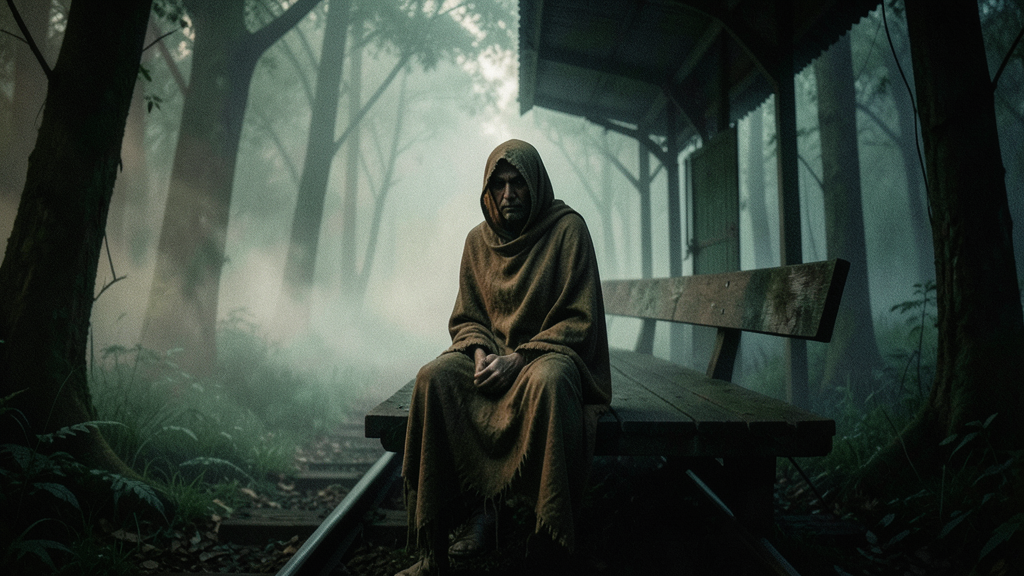
#> input picture projects/belghati-halt/clip_src/044_sitting-up.png, 1024 x 576 px
$ python motion_demo.py clip_src/044_sitting-up.png clip_src/049a_khat.png 1.0 1.0 clip_src/049a_khat.png
#> lines starting #> are read from the running program, lines starting #| are printed output that depends on the picture
#!/usr/bin/env python3
"""Free 2D motion-comic shot: one still → SECS of video with fog, lamp flicker, grain and an optional scare.

Run from the toolkit root:
    uv run projects/belghati-halt/motion_demo.py IMAGE OUT.mp4 SECS [SCARE_AT] [MUSIC.mp3]
SCARE_AT is the second of the shake + flash + zoom punch; pass -1 for none.
"""
import subprocess
import sys

import numpy as np
from PIL import Image, ImageFilter

W, H, FPS = 1920, 1080, 30
rng = np.random.default_rng(7)


def fog_texture(w: int, h: int, blur: int, seed: int) -> np.ndarray:
    """Soft cloudy noise in 0..1, tileable enough to scroll sideways."""
    r = np.random.default_rng(seed)
    small = Image.fromarray((r.random((h // 16, w // 16)) * 255).astype(np.uint8))
    big = small.resize((w, h), Image.BICUBIC).filter(ImageFilter.GaussianBlur(blur))
    a = np.asarray(big, dtype=np.float32) / 255
    return (a - a.min()) / (a.max() - a.min() + 1e-6)


def main() -> None:
    src = Image.open(sys.argv[1]).convert("RGB")
#> src is the input picture: PIL image 1024x576 RGB; mean R, G, B 56, 66.2, 58.6
    global SECS, SCARE
    out, SECS = sys.argv[2], float(sys.argv[3])
    SCARE = float(sys.argv[4]) if len(sys.argv) > 4 else -1.0
    music = sys.argv[5] if len(sys.argv) > 5 else None
    base = np.asarray(src.resize((int(W * 1.15), int(H * 1.15)), Image.LANCZOS), dtype=np.float32) / 255
    bh, bw, _ = base.shape
#> bh = 1242; bw = 2208

    lum = base.mean(axis=2)
    glow = np.asarray(Image.fromarray((np.clip((lum - 0.55) * 4, 0, 1) * 255).astype(np.uint8))
                      .filter(ImageFilter.GaussianBlur(40)), dtype=np.float32)[..., None] / 255
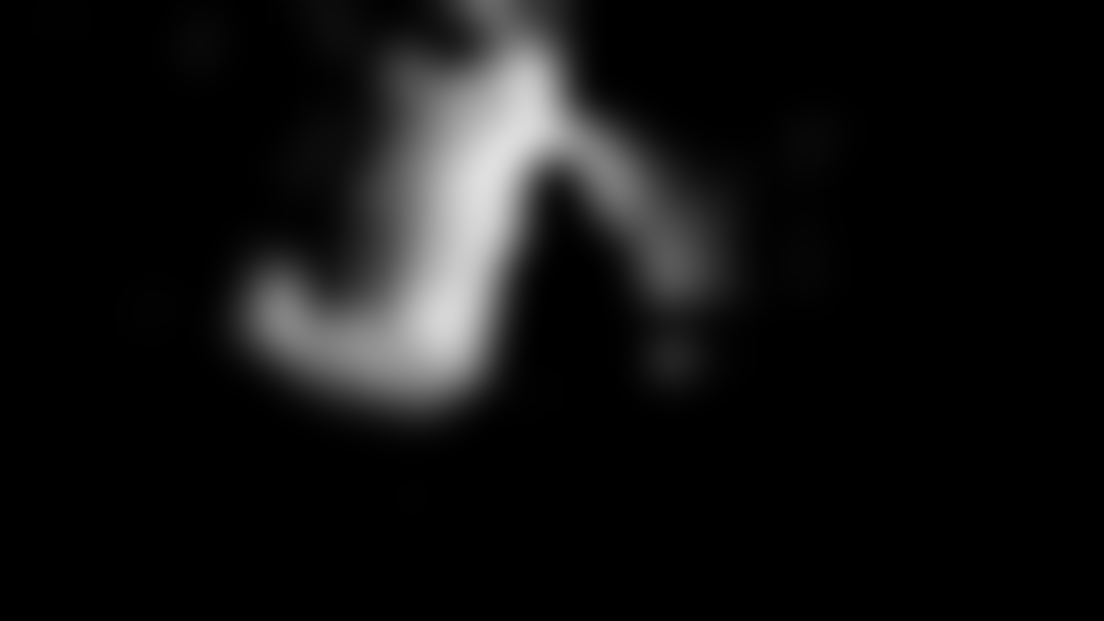
#> glow: shape (1242, 2208, 1) float32 (shown at 1/2 size); min 0, max 0.875, mean 0.071

    fog_far = fog_texture(W * 2, H, 60, 1)[..., None]
#> in fog_texture, `small = Image.fromarray((r.random((h // 16, w // 16)) * 255).astype(np..`:
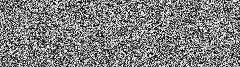
#> small: PIL image 240x67 L; min 0, max 254, mean 126.8
#> in fog_texture, `big = small.resize((w, h), Image.BICUBIC).filter(ImageFilter.GaussianB..`:
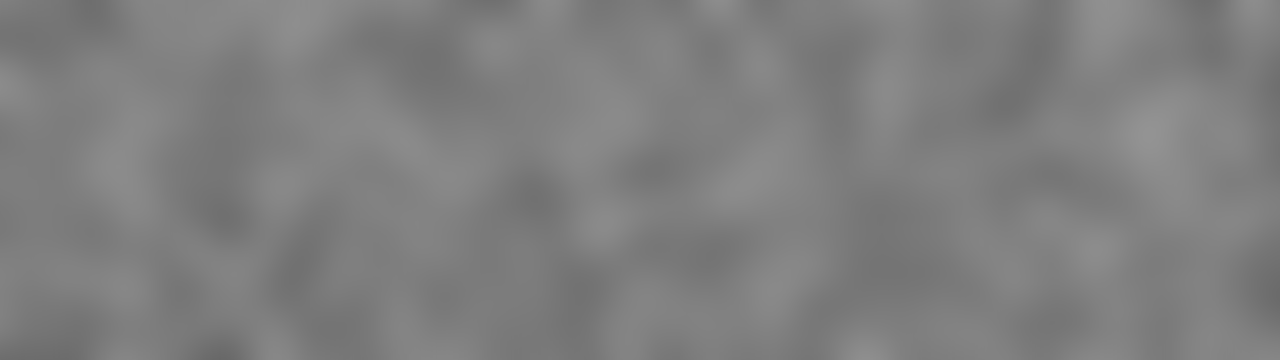
#> big: PIL image 3840x1080 L (shown at 1/3 size); min 104, max 147, mean 126.7
#> in fog_texture, `return (a - a.min()) / (a.max() - a.min() + 1e-6)`:
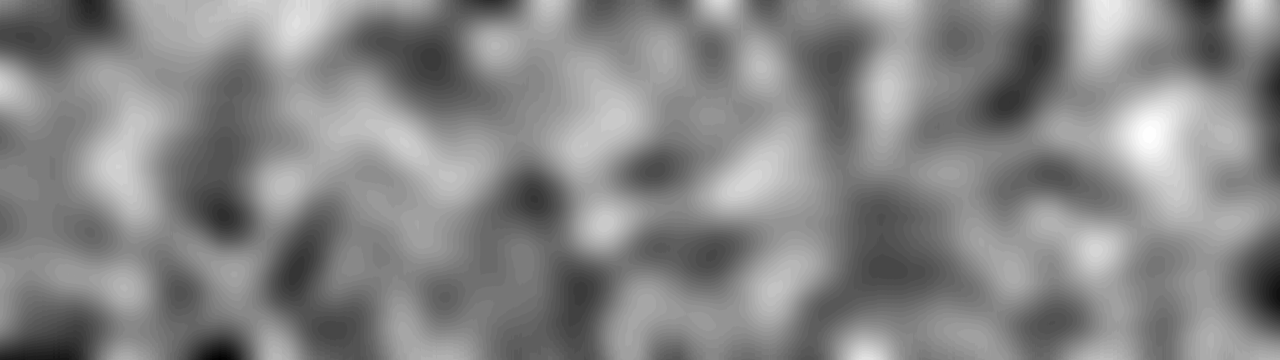
#> returned value: shape (1080, 3840) float32 (shown at 1/3 size); min 0, max 1, mean 0.527
    fog_near = fog_texture(W * 2, H, 25, 2)[..., None]
#> call 2 of fog_texture, with w = 3840, h = 1080, blur = 25, seed = 2
#> in fog_texture (call 2), `small = Image.fromarray((r.random((h // 16, w // 16)) * 255).astype(np..`:
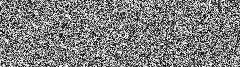
#> small: PIL image 240x67 L; min 0, max 254, mean 127
#> in fog_texture (call 2), `big = small.resize((w, h), Image.BICUBIC).filter(ImageFilter.GaussianB..`:
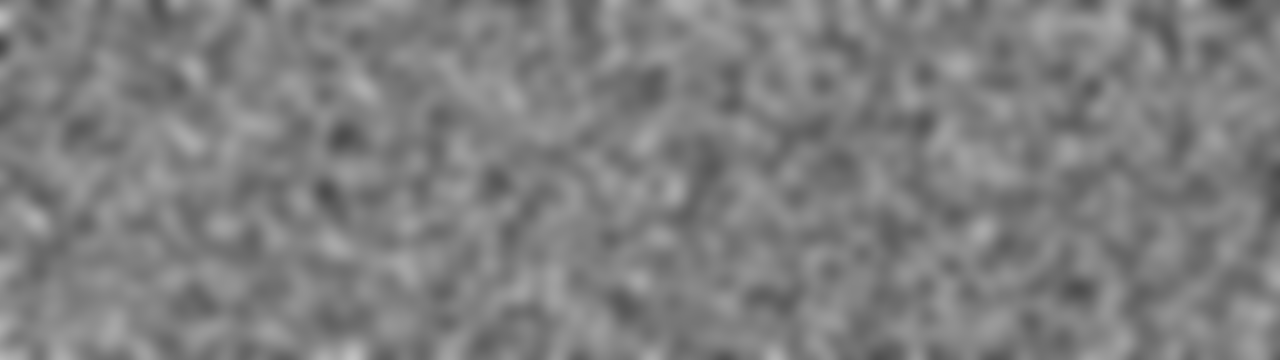
#> big: PIL image 3840x1080 L (shown at 1/3 size); min 67, max 194, mean 127
#> in fog_texture (call 2), `return (a - a.min()) / (a.max() - a.min() + 1e-6)`:
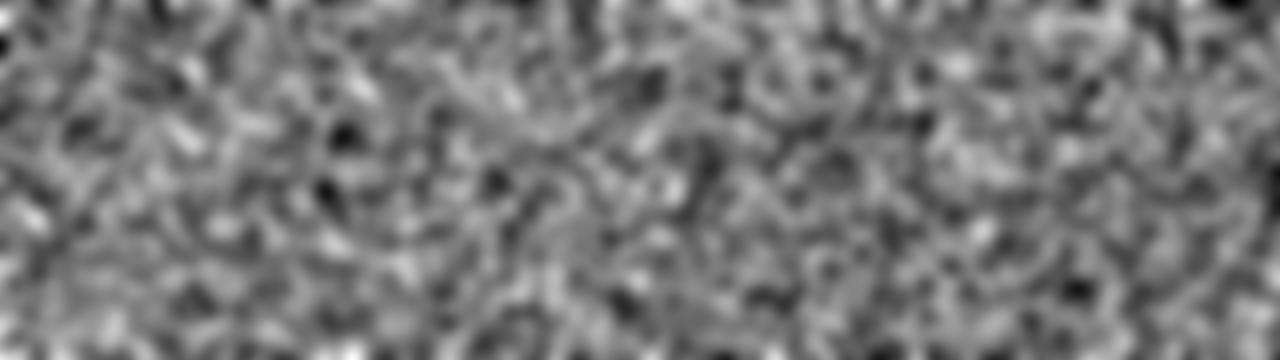
#> returned value: shape (1080, 3840) float32 (shown at 1/3 size); min 0, max 1, mean 0.473
    tint = np.array([0.62, 0.72, 0.66], dtype=np.float32)
    yy, xx = np.mgrid[0:H, 0:W]
    vignette = (1 - 0.55 * (((xx - W / 2) / (W / 2)) ** 2 + ((yy - H / 2) / (H / 2)) ** 2))[..., None]
    vignette = np.clip(vignette, 0.25, 1).astype(np.float32)

    # lamp flicker: mostly steady, with short random dips
    n = int(SECS * FPS)
    flicker = np.ones(n, dtype=np.float32)
    for start in rng.choice(n - 6, 9, replace=False):
        flicker[start:start + rng.integers(2, 6)] = rng.uniform(0.15, 0.6)

    cmd = ["ffmpeg", "-loglevel", "error", "-y", "-f", "rawvideo", "-pix_fmt", "rgb24",
           "-s", f"{W}x{H}", "-r", str(FPS), "-i", "-"]
    if music:
        cmd += ["-i", music, "-map", "0:v", "-map", "1:a", "-shortest", "-c:a", "aac", "-b:a", "160k",
                "-af", f"afade=t=in:d=1,afade=t=out:st={SECS - 1.5}:d=1.5"]
    cmd += ["-c:v", "libx264", "-pix_fmt", "yuv420p", "-crf", "21", out]
#> (the run stopped early here; a loop or call above may not have finished)

$ run again, on projects/belghati-halt/clip_src/052b_57-down.png
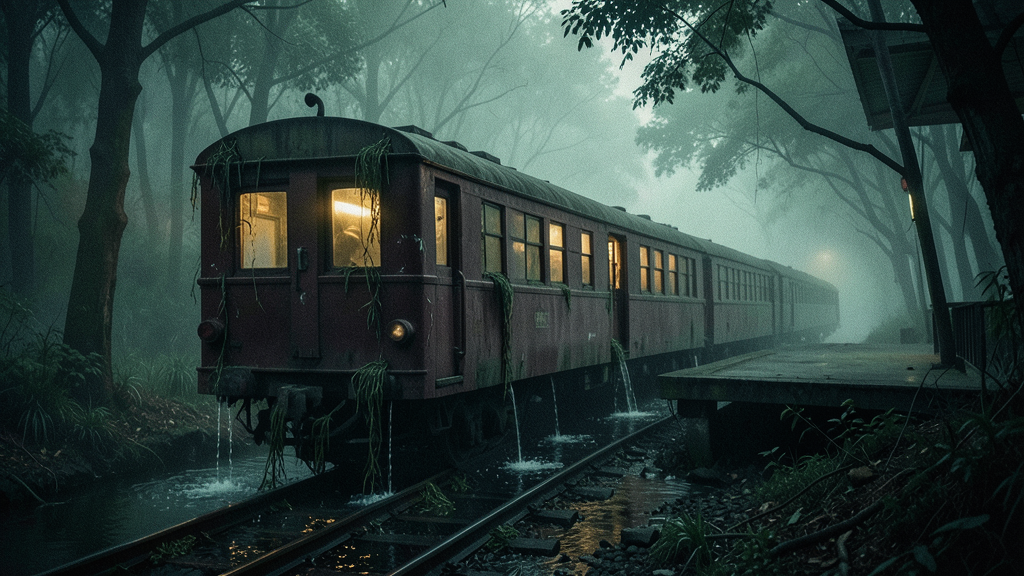
#> input picture projects/belghati-halt/clip_src/052b_57-down.png, 1024 x 576 px
#> in main, src is the input picture: PIL image 1024x576 RGB; mean R, G, B 46.7, 64.4, 60.4
#> in main, `lum = base.mean(axis=2)`:
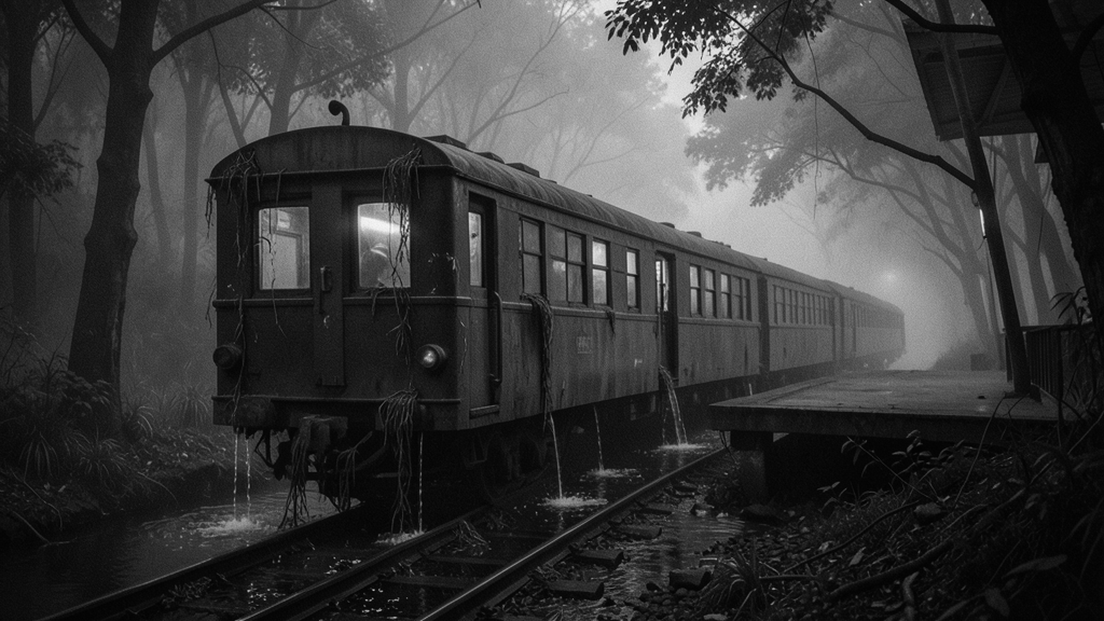
#> lum: shape (1242, 2208) float32 (shown at 1/2 size); min 0, max 1, mean 0.224
#> in main, `glow = np.asarray(Image.fromarray((np.clip((lum - 0.55) * 4, 0, 1) * 2..`:
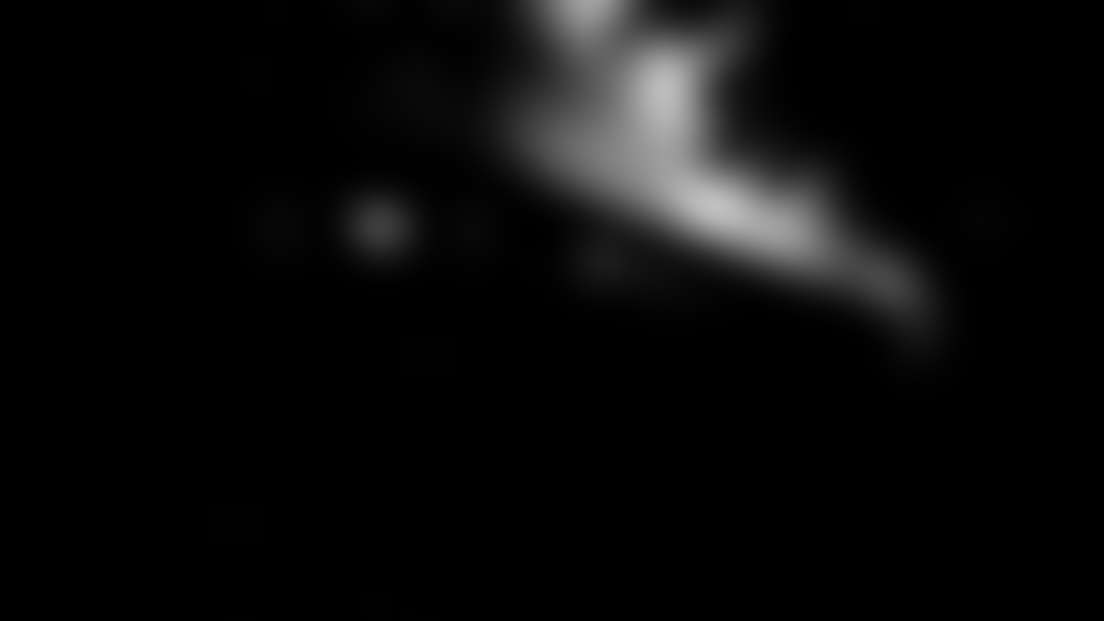
#> glow: shape (1242, 2208, 1) float32 (shown at 1/2 size); min 0, max 0.753, mean 0.043

$ run again, on projects/belghati-halt/clip_src/057_red-lantern.png
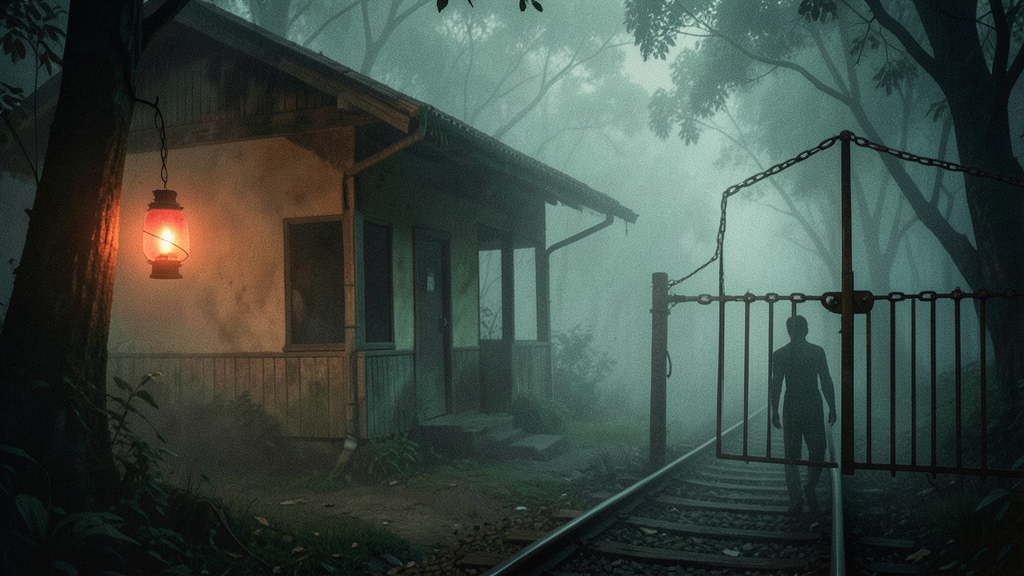
#> input picture projects/belghati-halt/clip_src/057_red-lantern.png, 1024 x 576 px
#> in main, src is the input picture: PIL image 1024x576 RGB; mean R, G, B 60.6, 72.8, 65.9
#> in main, `lum = base.mean(axis=2)`:
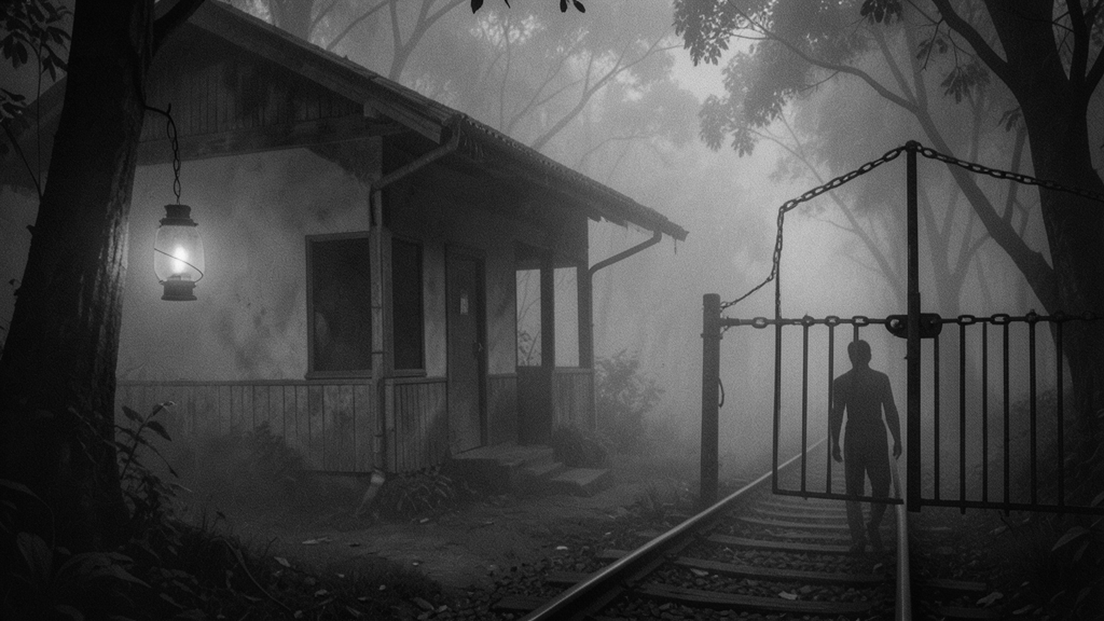
#> lum: shape (1242, 2208) float32 (shown at 1/2 size); min 0.00392, max 0.991, mean 0.26
#> in main, `glow = np.asarray(Image.fromarray((np.clip((lum - 0.55) * 4, 0, 1) * 2..`:
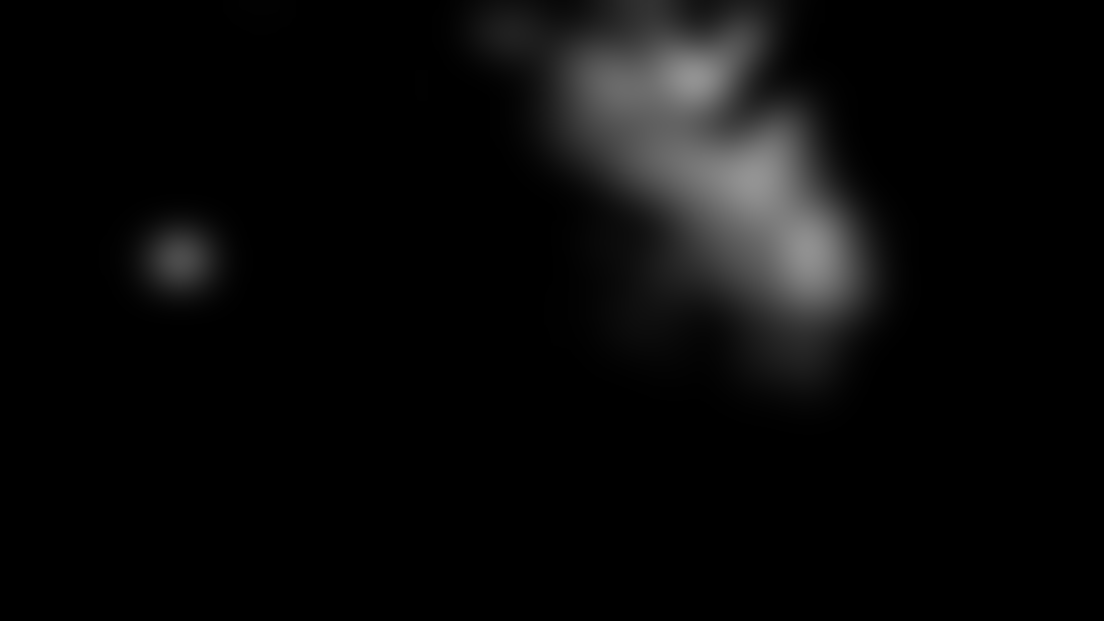
#> glow: shape (1242, 2208, 1) float32 (shown at 1/2 size); min 0, max 0.58, mean 0.0385
